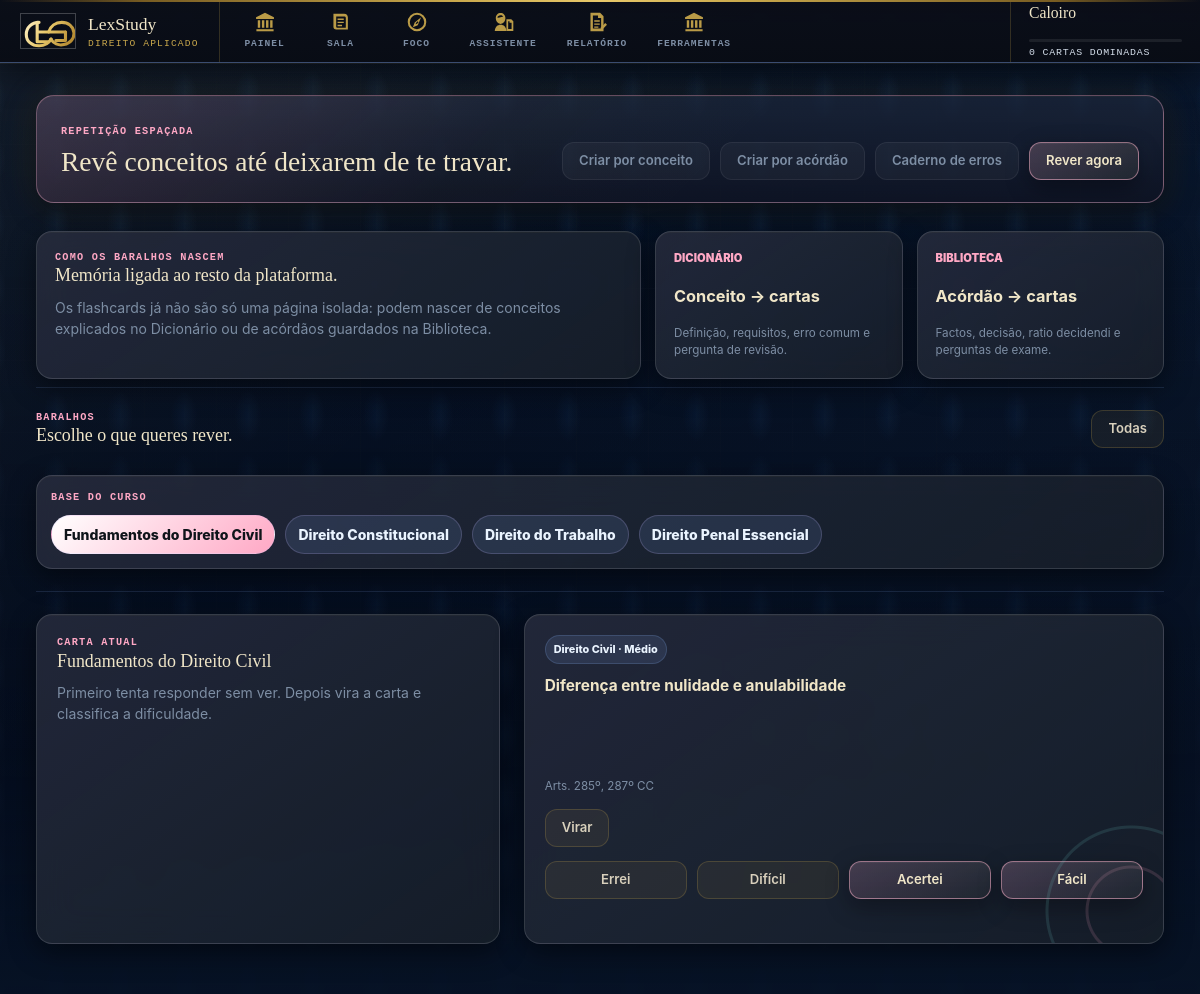
Page /flashcards.php?deck_id=1 on the committed database.
### tables this page shows
CREATE TABLE IF NOT EXISTS flashcard_decks (
    id INT UNSIGNED AUTO_INCREMENT PRIMARY KEY,
    user_id INT UNSIGNED DEFAULT NULL,
    name VARCHAR(100) NOT NULL,
    description VARCHAR(300) DEFAULT NULL,
    area VARCHAR(100) NOT NULL,
    area_key VARCHAR(50) NOT NULL,
    color VARCHAR(20) DEFAULT '#c9a84c',
    icon VARCHAR(50) DEFAULT 'ti-cards',
    total_cards INT UNSIGNED DEFAULT 0,
    active TINYINT(1) DEFAULT 1,
    source_type VARCHAR(40) DEFAULT 'core',
    source_id INT UNSIGNED DEFAULT NULL,
    created_at TIMESTAMP DEFAULT CURRENT_TIMESTAMP
);

CREATE TABLE IF NOT EXISTS flashcards (
    id INT UNSIGNED AUTO_INCREMENT PRIMARY KEY,
    deck_id INT UNSIGNED NOT NULL,
    front TEXT NOT NULL,
    back TEXT NOT NULL,
    difficulty ENUM('Fácil','Médio','Difícil') DEFAULT 'Médio',
    hint VARCHAR(300) DEFAULT NULL,
    article_ref VARCHAR(200) DEFAULT NULL,
    order_num INT UNSIGNED DEFAULT 0,
    active TINYINT(1) DEFAULT 1,
    FOREIGN KEY (deck_id) REFERENCES flashcard_decks(id) ON DELETE CASCADE
);

### auth.php (called while the page is built, shortened)
<?php
function currentUser(): ?array
{
    $userId = $_SESSION['user_id'] ?? null;
    if (!$userId) {
        return null;
    }
    $db = tryDB();
    $stmt = $db->prepare('SELECT id, name, email, xp, streak, last_activity, created_at FROM users WHERE id = ?');
    $stmt->execute([(int)$userId]);
    $user = $stmt->fetch() ?: null;
    return $user;
}

### functions.php (called while the page is built, shortened)
<?php
function e(mixed $value): string
{
    return htmlspecialchars((string)$value, ENT_QUOTES, 'UTF-8');
}
function getLevel(int $xp): int
{
    $level = 1;
    foreach (LEVELS_XP as $i => $required) {
        if ($xp >= $required) {
            $level = $i + 1;
            continue;
        }
        break;
    }
    return min($level, count(LEVELS_XP));
}
function getLevelTitle(int $level): string
{
    return LEVELS_TITLE[min($level - 1, count(LEVELS_TITLE) - 1)] ?? 'Mestre';
}
function tableColumnExists(PDO $db, string $table, string $column): bool
{
    $stmt = $db->prepare(
        'SELECT COUNT(*)
         FROM INFORMATION_SCHEMA.COLUMNS
         WHERE TABLE_SCHEMA = DATABASE() AND TABLE_NAME = ? AND COLUMN_NAME = ?'
    );
    $stmt->execute([$table, $column]);
    return (int)$stmt->fetchColumn() > 0;
}
function ensureFlashcardPersonalColumns(?PDO $db = null): void
{
    $db ??= tryDB();
    if (!$db || !dbSchemaIsReady()) {
        return;
    }
    try {
        $exists = $db->query("SHOW TABLES LIKE 'flashcard_decks'")->fetchColumn();
        if (!tableColumnExists($db, 'flashcard_decks', 'user_id')) {
            $db->exec('ALTER TABLE flashcard_decks ADD COLUMN user_id INT UNSIGNED DEFAULT NULL AFTER id');
        }
        if (!tableColumnExists($db, 'flashcard_decks', 'source_type')) {
            $db->exec("ALTER TABLE flashcard_decks ADD COLUMN source_type VARCHAR(40) DEFAULT 'core' AFTER active");
        }
        if (!tableColumnExists($db, 'flashcard_decks', 'source_id')) {
            $db->exec('ALTER TABLE flashcard_decks ADD COLUMN source_id INT UNSIGNED DEFAULT NULL AFTER source_type');
        }
    } catch (Throwable) {
        return;
    }
}
function getFlashcardDecks(?int $userId = null): array
{
    $db = tryDB();
    if (!$db || !dbSchemaIsReady()) {
        return [];
    }
    ensureFlashcardPersonalColumns($db);
    return $db->query(
        "SELECT id, name, description, area, area_key, total_cards, user_id, source_type, source_id
         FROM flashcard_decks
         WHERE active = 1 AND user_id IS NULL
         ORDER BY area, name"
    )->fetchAll();
}
function getNextFlashcard(?int $userId, ?int $deckId = null): ?array
{
    $db = tryDB();
    if (!$db || !dbSchemaIsReady()) {
        $cards = appData()['flashcards'];
        return $cards[0] ?? null;
    }
    $deckWhere = '';
    if ($deckId) {
        $deckWhere = 'AND flashcards.deck_id = ?';
    }
    ensureFlashcardPersonalColumns($db);
    $sql = "SELECT flashcards.id, flashcards.front, flashcards.back, flashcards.difficulty, flashcards.article_ref, flashcard_decks.name AS deck_name, flashcard_decks.area,
                   'novo' AS status, 0 AS reviews
            FROM flashcards
            INNER JOIN flashcard_decks ON flashcard_decks.id = flashcards.deck_id
            WHERE flashcards.active = 1 AND flashcard_decks.active = 1
            {$deckWhere}
            AND flashcard_decks.user_id IS NULL
            ORDER BY RAND()
            LIMIT 1";
    $stmt = $db->prepare($sql);
    $stmt->execute($deckId ? [$deckId] : []);
    $card = $stmt->fetch();
    return $card ?: null;
}
function defaultStudyState(): array
{
    return [
        'xp' => 0,
        'streak' => 0,
        'solvedCases' => 0,
        'masteredCards' => 0,
        'activeCaseId' => 1,
        'role' => 'defense',
        'flashcardIndex' => 0,
        'cardFlipped' => false,
        'quizIndex' => 0,
        'quizScore' => 0,
        'answeredQuiz' => false,
    ];
}
function getUserStudyState(?int $userId): array
{
    if (!$userId) {
        return defaultStudyState();
    }
    $db = tryDB();
    $stmt = $db->prepare('SELECT xp, streak FROM users WHERE id = ?');
    $stmt->execute([$userId]);
    $user = $stmt->fetch();
    $cases = $db->prepare('SELECT COUNT(*) AS total FROM case_sessions WHERE user_id = ? AND completed = 1');
    $cases->execute([$userId]);
    $cards = $db->prepare("SELECT COUNT(*) AS total FROM flashcard_progress WHERE user_id = ? AND status = 'dominado'");
    $cards->execute([$userId]);
    $quiz = $db->prepare('SELECT COALESCE(SUM(score), 0) AS total FROM quiz_attempts WHERE user_id = ?');
    $quiz->execute([$userId]);
    return [
        ...defaultStudyState(),
        'xp' => (int)$user['xp'],
        'streak' => (int)$user['streak'],
        'solvedCases' => (int)($cases->fetch()['total'] ?? 0),
        'masteredCards' => (int)($cards->fetch()['total'] ?? 0),
        'quizScore' => (int)($quiz->fetch()['total'] ?? 0),
    ];
}

### database.php (called while the page is built, shortened)
<?php
function getDB(): PDO
{
    static $pdo = null;
    if ($pdo === null) {
        $dsn = "mysql:host=" . DB_HOST . ";port=" . DB_PORT . ";dbname=" . DB_NAME . ";charset=" . DB_CHARSET;
        $options = [
            PDO::ATTR_ERRMODE            => PDO::ERRMODE_EXCEPTION,
            PDO::ATTR_DEFAULT_FETCH_MODE => PDO::FETCH_ASSOC,
            PDO::ATTR_EMULATE_PREPARES   => false,
        ];
        try {
            $pdo = new PDO($dsn, DB_USER, DB_PASS, $options);
        } catch (PDOException $e) {
            throw new RuntimeException('Erro de ligação à base de dados: ' . $e->getMessage(), 0, $e);
        }
    }
    return $pdo;
}
function tryDB(): ?PDO
{
    try {
        return getDB();
    } catch (Throwable) {
        return null;
    }
}
function dbSchemaIsReady(): bool
{
    $db = tryDB();
    try {
        $stmt = $db->query("SHOW TABLES LIKE 'users'");
        return (bool)$stmt->fetchColumn();
    } catch (Throwable) {
        return false;
    }
}

### flashcards.php (the view, shortened to what this page needs)
<?php
$currentUser = currentUser();
$initialState = getUserStudyState($currentUser ? (int)$currentUser['id'] : null);
$progress = getLevelProgress((int)$initialState['xp']);
$level = getLevel((int)$initialState['xp']);
$decks = getFlashcardDecks($currentUser ? (int)$currentUser['id'] : null);
$deckId = isset($_GET['deck_id']) ? max(1, (int)$_GET['deck_id']) : null;
$coreDecks = array_values(array_filter($decks, static fn(array $deck): bool => empty($deck['user_id'])));
$card = getNextFlashcard($currentUser ? (int)$currentUser['id'] : null, $deckId);
?>
<!doctype html>
<html lang="pt-PT">
<head>
    <link rel="stylesheet" href="assets/styles.css">
</head>
<body class="page-flashcards">
    <div class="app-shell">
        <aside class="sidebar" aria-label="Dock principal">
            <a class="brand" href="index.php"><span class="brand-mark"><img src="assets/lexstudy-mark.svg" alt=""></span><span><strong>LexStudy</strong><small>Direito aplicado</small></span></a>
            <nav class="nav-list">
                <a href="index.php" data-short="P">Painel</a>
                <a href="sala.php" data-short="S">Sala</a>
                <a href="foco.php" data-short="FO">Foco</a>
                <a href="assistant.php" data-short="AI">Assistente</a>
                <a href="relatorio.php" data-short="R">Relatório</a>
                <a href="ferramentas.php" data-short="FX">Ferramentas</a>
            </nav>
            <div class="profile-panel">
                <strong><?= e(getLevelTitle($level)) ?></strong>
                <div class="meter"><span style="width: <?= e($progress['percent']) ?>%"></span></div>
                <small><?= e($initialState['masteredCards']) ?> cartas dominadas</small>
            </div>
        </aside>
        <main class="workspace">
            <header class="topbar">
                <div>
                    <span class="eyebrow">Repetição espaçada</span>
                    <h1>Revê conceitos até deixarem de te travar.</h1>
                </div>
                <div class="top-actions">
                    <a class="ghost-btn" href="conceitos.php">Criar por conceito</a>
                    <a class="ghost-btn" href="library.php">Criar por acórdão</a>
                    <a class="ghost-btn" href="caderno.php">Caderno de erros</a>
                    <a class="primary-btn" href="#rever">Rever agora</a>
                </div>
            </header>
            <section class="flash-hub">
                <article>
                    <span class="eyebrow">Como os baralhos nascem</span>
                    <h2>Memória ligada ao resto da plataforma.</h2>
                    <p>Os flashcards já não são só uma página isolada: podem nascer de conceitos explicados no Dicionário ou de acórdãos guardados na Biblioteca.</p>
                </article>
                <a href="conceitos.php">
                    <span>Dicionário</span>
                    <strong>Conceito → cartas</strong>
                    <small>Definição, requisitos, erro comum e pergunta de revisão.</small>
                </a>
                <a href="library.php">
                    <span>Biblioteca</span>
                    <strong>Acórdão → cartas</strong>
                    <small>Factos, decisão, ratio decidendi e perguntas de exame.</small>
                </a>
            </section>
            <section id="rever" class="section-block">
                <div class="section-heading split">
                    <div>
                        <span class="eyebrow">Baralhos</span>
                        <h2>Escolhe o que queres rever.</h2>
                    </div>
                    <a class="secondary-btn <?= $deckId ? '' : 'is-active' ?>" href="flashcards.php">Todas</a>
                </div>
                <div class="deck-group">
                    <span class="eyebrow">Base do curso</span>
                    <div class="deck-filter">
                        <?php foreach ($coreDecks as $deck): ?>
                            <a class="<?= $deckId === (int)$deck['id'] ? 'is-active' : '' ?>" href="flashcards.php?deck_id=<?= e($deck['id']) ?>">
                                <?= e($deck['name']) ?>
                            </a>
                        <?php endforeach; ?>
                    </div>
                </div>
            </section>
            <section class="section-block two-column flash-review-panel">
                <div class="section-heading">
                    <span class="eyebrow">Carta atual</span>
                    <h2><?= e($card['deck_name'] ?? $card['area'] ?? 'Direito') ?></h2>
                    <p>Primeiro tenta responder sem ver. Depois vira a carta e classifica a dificuldade.</p>
                </div>
                <?php if ($card): ?>
                    <article class="flashcard study-card" data-study-card>
                        <span><?= e($card['area'] ?? 'Geral') ?> · <?= e($card['difficulty'] ?? 'Médio') ?></span>
                        <strong data-card-front><?= e($card['front']) ?></strong>
                        <?php if (!empty($card['article_ref'])): ?><small><?= e($card['article_ref']) ?></small><?php endif; ?>
                        <div class="coach-actions">
                            <button class="secondary-btn" type="button" data-flip-card>Virar</button>
                        </div>
                        <form method="post" class="grade-actions">
                            <button class="secondary-btn" name="grade" value="again" type="submit">Errei</button>
                            <button class="secondary-btn" name="grade" value="hard" type="submit">Difícil</button>
                            <button class="primary-btn" name="grade" value="good" type="submit">Acertei</button>
                            <button class="primary-btn" name="grade" value="easy" type="submit">Fácil</button>
                        </form>
                    </article>
                <?php else: ?>
                    <article class="coach-output"><strong>Sem cartas</strong><p>Não encontrei cartas para este baralho.</p></article>
                <?php endif; ?>
            </section>
        </main>
    </div>
</body>
</html>

### rows in the picture
flashcard_decks: name "Fundamentos do Direito Civil"
flashcard_decks: name "Direito Constitucional"
flashcard_decks: name "Direito do Trabalho"
flashcard_decks: name "Direito Penal Essencial"
flashcards: deck.name "Fundamentos do Direito Civil", deck.area "Direito Civil", difficulty "Médio", front "Diferença entre nulidade e anulabilidade", article_ref "Arts. 285º, 287º CC"

### other values in the picture
getLevelTitle($level) "Caloiro"
$initialState['masteredCards'] "0"
